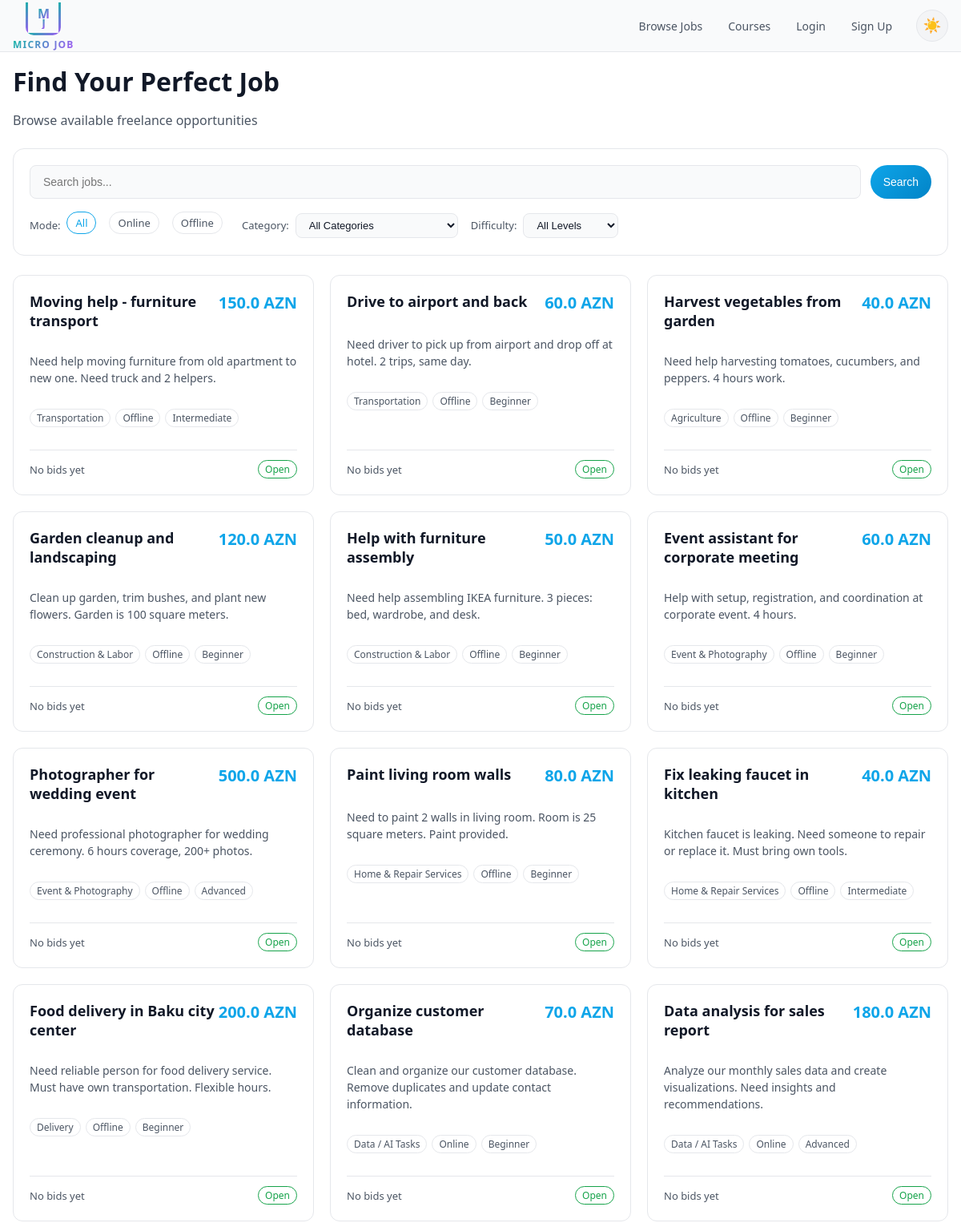
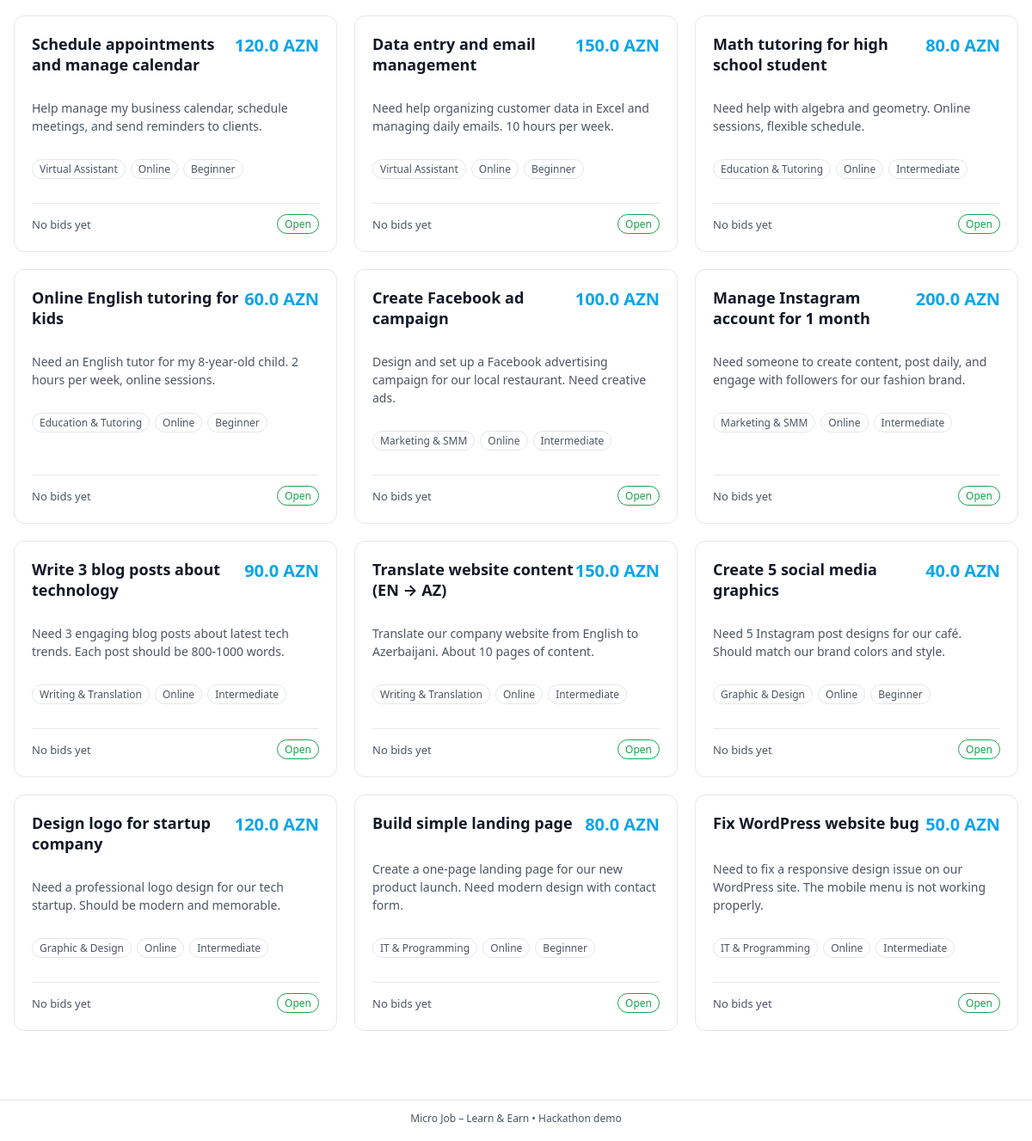
The page / on the database its author committed (2 pictures, top to bottom).
### app.py (models this page shows)
class Task(db.Model):
    id = db.Column(db.Integer, primary_key=True)
    title = db.Column(db.String(200), nullable=False)
    description = db.Column(db.Text, nullable=False)
    budget_azn = db.Column(db.Float, nullable=False)
    category = db.Column(db.String(120))
    mode = db.Column(db.String(20))
    status = db.Column(db.String(20), default='open')
    created_at = db.Column(db.DateTime, default=datetime.utcnow)
    required_skill = db.Column(db.String(120))
    difficulty = db.Column(db.String(20))
    employer_id = db.Column(db.Integer, db.ForeignKey('user.id'))
    worker_id   = db.Column(db.Integer, db.ForeignKey('user.id'))
    accepted_bid_id = db.Column(db.Integer, db.ForeignKey('bid.id'), nullable=True)
    bids = db.relationship('Bid', primaryjoin='Task.id == Bid.task_id', backref='task', lazy=True, cascade='all, delete-orphan')
    accepted_bid = db.relationship('Bid', foreign_keys=[accepted_bid_id], uselist=False, post_update=True)
    reviews = db.relationship('Review', backref='task', lazy=True)

### app.py (the view)
@app.route('/')
def index():
    search = request.args.get('search', '').strip()
    filter_mode = request.args.get('mode', 'all')
    category = request.args.get('category', 'all')
    min_budget = request.args.get('min_budget', type=float)
    max_budget = request.args.get('max_budget', type=float)
    difficulty = request.args.get('difficulty', 'all')
    q = Task.query.filter(Task.status == 'open')
    if search:
        q = q.filter(
            (Task.title.contains(search)) |
            (Task.description.contains(search)) |
            (Task.category.contains(search))
        )
    if filter_mode == 'online':
        q = q.filter(Task.mode == 'online')
    elif filter_mode == 'offline':
        q = q.filter(Task.mode == 'offline')
    if category != 'all' and category:
        q = q.filter(Task.category == category)
    if min_budget:
        q = q.filter(Task.budget_azn >= min_budget)
    if max_budget:
        q = q.filter(Task.budget_azn <= max_budget)
    if difficulty != 'all' and difficulty:
        q = q.filter(Task.difficulty == difficulty)
    tasks = q.order_by(Task.id.desc()).all()
    user = current_user()
    all_categories = [
        'IT & Programming', 'Graphic & Design', 'Writing & Translation',
        'Marketing & SMM', 'Education & Tutoring', 'Virtual Assistant', 'Data / AI Tasks',
        'Delivery', 'Home & Repair Services', 'Event & Photography',
        'Construction & Labor', 'Agriculture', 'Transportation'
    ]
    return render_template('index.html', tasks=tasks, user=user, filter_mode=filter_mode,
                         search=search, category=category, categories=all_categories,
                         min_budget=min_budget, max_budget=max_budget, difficulty=difficulty)

### app.py (called while the page is built)
def current_user():
    if 'user_id' in session:
        return User.query.get(session['user_id'])
    return None

### templates/index.html (shortened to what this page needs)
{% extends "base.html" %}
{% block content %}
<div class="page-header">
  <h1>Find Your Perfect Job</h1>
  <p class="subtitle">Browse available freelance opportunities</p>
</div>
<div class="search-filters">
  <form method="GET" action="{{ url_for('index') }}" class="search-form">
    <input type="text" name="search" placeholder="Search jobs..." value="{{ search }}" class="search-input">
    <button type="submit" class="btn-primary">Search</button>
  </form>
  <div class="filters-row">
    <div class="filter-group">
      <label>Mode:</label>
      <a href="{{ url_for('index', search=search, mode='all', category=category, difficulty=difficulty) }}"
         class="chip {% if filter_mode=='all' %}chip-active{% endif %}">All</a>
      <a href="{{ url_for('index', search=search, mode='online', category=category, difficulty=difficulty) }}"
         class="chip {% if filter_mode=='online' %}chip-active{% endif %}">Online</a>
      <a href="{{ url_for('index', search=search, mode='offline', category=category, difficulty=difficulty) }}"
         class="chip {% if filter_mode=='offline' %}chip-active{% endif %}">Offline</a>
    </div>
    <div class="filter-group">
      <label>Category:</label>
      <select name="category" onchange="this.form.submit()" form="filter-form" class="filter-select">
        <option value="all">All Categories</option>
      </select>
    </div>
    <div class="filter-group">
      <label>Difficulty:</label>
      <select name="difficulty" onchange="this.form.submit()" form="filter-form" class="filter-select">
        <option value="all">All Levels</option>
      </select>
    </div>
  </div>
</div>
{% if not tasks %}
  <div class="empty-state">
    <p>No jobs found. {% if user and user.role=='employer' %}<a href="{{ url_for('new_task') }}" class="link">Post one?</a>{% endif %}</p>
  </div>
{% else %}
  <div class="task-grid">
    {% for t in tasks %}
      <a href="{{ url_for('task_detail', task_id=t.id) }}" class="task-card">
        <div class="task-header">
          <h3>{{ t.title }}</h3>
          <div class="task-budget">{{ t.budget_azn }} AZN</div>
        </div>
        <p class="task-desc">{{ t.description[:150] }}{% if t.description|length > 150 %}...{% endif %}</p>
        <div class="task-meta">
          {% if t.category %}
            <span class="meta-tag">{{ t.category }}</span>
          {% endif %}
          <span class="meta-tag">{{ t.mode|title }}</span>
          <span class="meta-tag">{{ t.difficulty|title }}</span>
        </div>
        <div class="task-footer">
          <span class="task-bids">
            {% if t.bids %}
              {{ t.bids|length }} bid{{ 's' if t.bids|length != 1 else '' }}
            {% else %}
              No bids yet
            {% endif %}
          </span>
          <span class="task-status status-{{ t.status }}">{{ t.status|title }}</span>
        </div>
      </a>
    {% endfor %}
  </div>
{% endif %}
{% endblock %}

### rows shown on the page
Task: title "Moving help - furniture transport", budget_azn "150.0", description "Need help moving furniture from old apartment to new one. Need truck and 2 helpers.", category "Transportation", mode "Offline", difficulty "Intermediate", status "Open"
Task: title "Drive to airport and back", budget_azn "60.0", description "Need driver to pick up from airport and drop off at hotel. 2 trips, same day.", category "Transportation", mode "Offline", difficulty "Beginner", status "Open"
Task: title "Harvest vegetables from garden", budget_azn "40.0", description "Need help harvesting tomatoes, cucumbers, and peppers. 4 hours work.", category "Agriculture", mode "Offline", difficulty "Beginner", status "Open"
Task: title "Garden cleanup and landscaping", budget_azn "120.0", description "Clean up garden, trim bushes, and plant new flowers. Garden is 100 square meters.", category "Construction & Labor", mode "Offline", difficulty "Beginner", status "Open"
Task: title "Help with furniture assembly", budget_azn "50.0", description "Need help assembling IKEA furniture. 3 pieces: bed, wardrobe, and desk.", category "Construction & Labor", mode "Offline", difficulty "Beginner", status "Open"
Task: title "Event assistant for corporate meeting", budget_azn "60.0", description "Help with setup, registration, and coordination at corporate event. 4 hours.", category "Event & Photography", mode "Offline", difficulty "Beginner", status "Open"
Task: title "Photographer for wedding event", budget_azn "500.0", description "Need professional photographer for wedding ceremony. 6 hours coverage, 200+ photos.", category "Event & Photography", mode "Offline", difficulty "Advanced", status "Open"
Task: title "Paint living room walls", budget_azn "80.0", description "Need to paint 2 walls in living room. Room is 25 square meters. Paint provided.", category "Home & Repair Services", mode "Offline", difficulty "Beginner", status "Open"
Task: title "Fix leaking faucet in kitchen", budget_azn "40.0", description "Kitchen faucet is leaking. Need someone to repair or replace it. Must bring own tools.", category "Home & Repair Services", mode "Offline", difficulty "Intermediate", status "Open"
Task: title "Food delivery in Baku city center", budget_azn "200.0", description "Need reliable person for food delivery service. Must have own transportation. Flexible hours.", category "Delivery", mode "Offline", difficulty "Beginner", status "Open"
Task: title "Organize customer database", budget_azn "70.0", description "Clean and organize our customer database. Remove duplicates and update contact information.", category "Data / AI Tasks", mode "Online", difficulty "Beginner", status "Open"
Task: title "Data analysis for sales report", budget_azn "180.0", description "Analyze our monthly sales data and create visualizations. Need insights and recommendations.", category "Data / AI Tasks", mode "Online", difficulty "Advanced", status "Open"
Task: title "Schedule appointments and manage calendar", budget_azn "120.0", description "Help manage my business calendar, schedule meetings, and send reminders to clients.", category "Virtual Assistant", mode "Online", difficulty "Beginner", status "Open"
Task: title "Data entry and email management", budget_azn "150.0", description "Need help organizing customer data in Excel and managing daily emails. 10 hours per week.", category "Virtual Assistant", mode "Online", difficulty "Beginner", status "Open"
Task: title "Math tutoring for high school student", budget_azn "80.0", description "Need help with algebra and geometry. Online sessions, flexible schedule.", category "Education & Tutoring", mode "Online", difficulty "Intermediate", status "Open"
Task: title "Online English tutoring for kids", budget_azn "60.0", description "Need an English tutor for my 8-year-old child. 2 hours per week, online sessions.", category "Education & Tutoring", mode "Online", difficulty "Beginner", status "Open"
Task: title "Create Facebook ad campaign", budget_azn "100.0", description "Design and set up a Facebook advertising campaign for our local restaurant. Need creative ads.", category "Marketing & SMM", mode "Online", difficulty "Intermediate", status "Open"
Task: title "Manage Instagram account for 1 month", budget_azn "200.0", description "Need someone to create content, post daily, and engage with followers for our fashion brand.", category "Marketing & SMM", mode "Online", difficulty "Intermediate", status "Open"
Task: title "Write 3 blog posts about technology", budget_azn "90.0", description "Need 3 engaging blog posts about latest tech trends. Each post should be 800-1000 words.", category "Writing & Translation", mode "Online", difficulty "Intermediate", status "Open"
Task: title "Translate website content (EN → AZ)", budget_azn "150.0", description "Translate our company website from English to Azerbaijani. About 10 pages of content.", category "Writing & Translation", mode "Online", difficulty "Intermediate", status "Open"
Task: title "Create 5 social media graphics", budget_azn "40.0", description "Need 5 Instagram post designs for our café. Should match our brand colors and style.", category "Graphic & Design", mode "Online", difficulty "Beginner", status "Open"
Task: title "Design logo for startup company", budget_azn "120.0", description "Need a professional logo design for our tech startup. Should be modern and memorable.", category "Graphic & Design", mode "Online", difficulty "Intermediate", status "Open"
Task: title "Build simple landing page", budget_azn "80.0", description "Create a one-page landing page for our new product launch. Need modern design with contact form.", category "IT & Programming", mode "Online", difficulty "Beginner", status "Open"
Task: title "Fix WordPress website bug", budget_azn "50.0", description "Need to fix a responsive design issue on our WordPress site. The mobile menu is not working properly.", category "IT & Programming", mode "Online", difficulty "Intermediate", status "Open"
